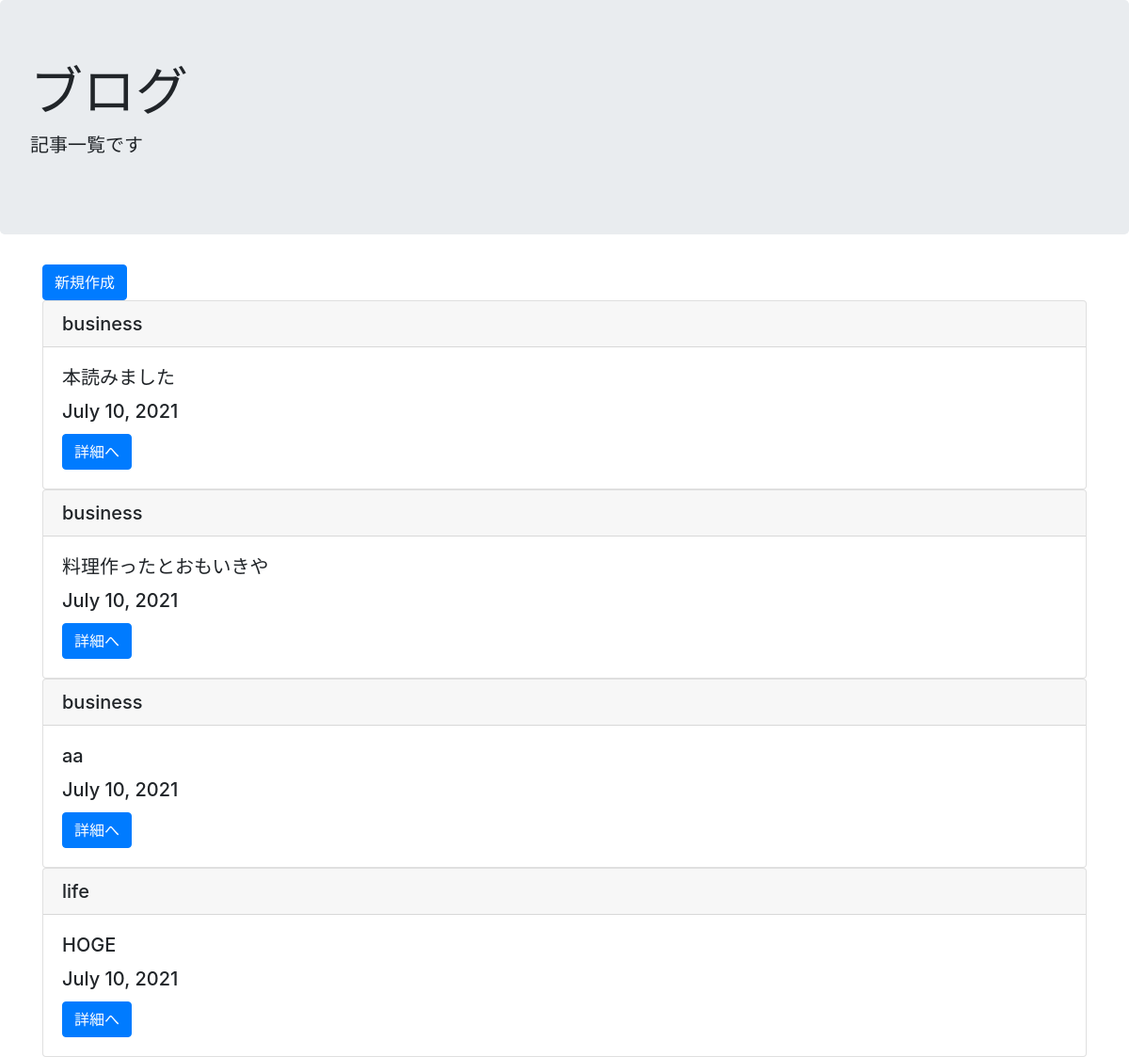
Page /list/ on the committed database.
### blogpost/models.py (models this page shows, shortened)
class BlogModel(models.Model):
    title = models.CharField(max_length=100)
    content = models.TextField()
    postdate = models.DateField(auto_now_add=True)
    category = models.CharField(max_length=50, choices=CATEGORY)

### blogpost/views.py (the view)
# urls.py: path('list/', BlogList.as_view(), name='list'),
class BlogList(ListView):
    context_object_name = 'blog_all_items'
    template_name = 'list.html'
    model = BlogModel

### templates/list.html
{% extends 'base.html' %}
{% block header %}
<div class="jumbotron">
  <h1 class="display-4">ブログ</h1>
  <p class="lead">記事一覧です</p>
</div>
{% endblock header %}
{% block content %}
<div class="container">
    <a href="{% url 'create' %}" class="btn btn-primary">新規作成</a>
    {% for item in blog_all_items %}
    <div class="card">
        <h5 class="card-header">{{ item.category }}</h5>
        <div class="card-body">
            <h5 class="card-title">{{ item.title }}</h5>
            <h5 class="card-title">{{ item.postdate }}</h5>
            <a href="{% url 'detail' item.pk %}" class="btn btn-primary">詳細へ</a>
        </div>
    </div>
    {% endfor %}
</div>
{% endblock content %}

### templates/base.html (shortened to what this page needs)
<!doctype html>
<html lang="en">
<head>
    <link href="https://cdn.jsdelivr.net/npm/bootstrap@5.0.2/dist/css/bootstrap.min.css" rel="stylesheet"
>
    <link rel="stylesheet" href="https://stackpath.bootstrapcdn.com/bootstrap/4.3.1/css/bootstrap.min.css"
>
</head>
<body>
{% block header %}
{% endblock header %}
{% block content %}
{% endblock content %}
</body>
</html>

### rows in the picture
BlogModel: category "business", title "本読みました", postdate "July 10, 2021"
BlogModel: category "business", title "料理作ったとおもいきや", postdate "July 10, 2021"
BlogModel: category "business", title "aa", postdate "July 10, 2021"
BlogModel: category "life", title "HOGE", postdate "July 10, 2021"
